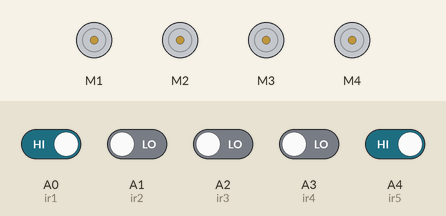
A sketch run on a simulated Arduino Uno, built with avr-gcc and run on an emulated ATmega328P. Shown: 4 × DC motor (green arrow = forward, orange = backward, longer = faster). Inputs (shaded band) come from the test bench; at power-on: A0 (ir1), A4 (ir5) HIGH, A1 (ir2), A2 (ir3), A3 (ir4) LOW.

Above: at 1.2 s.
1.3 s: A1 (ir2) driven HIGH
At 1.6 s:
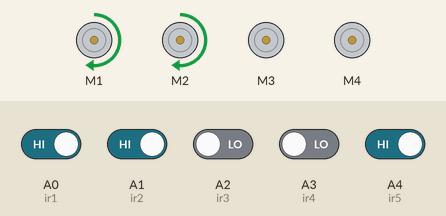
2.8 s: A3 (ir4) driven HIGH
At 4.0 s:
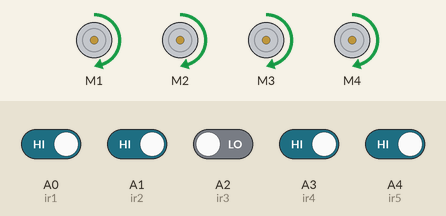
4.3 s: A1 (ir2) driven LOW
At 5.1 s:
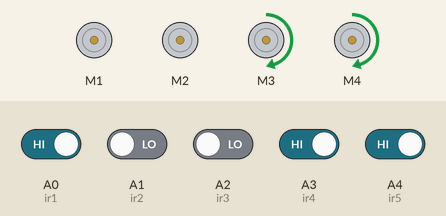
5.8 s: A0 (ir1) driven LOW
At 6.2 s:
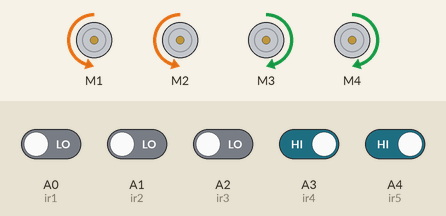
7.3 s: A0 (ir1) driven HIGH
At 8.6 s:
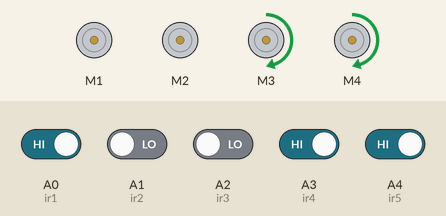
Timing chart, 0 to 9.8 s (numbered marks = the images above; inputs shaded):
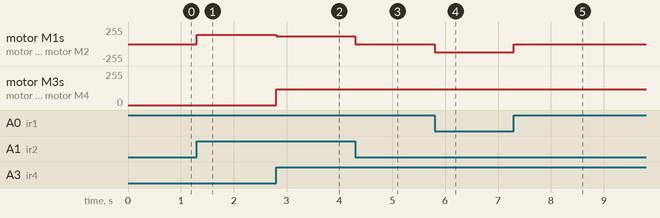

The sketch:

new_4WD_car.ino
```cpp
//ARDUINO LINE FOLLOWING CAR//
// YOU HAVE TO INSTALL THE AFMOTOR LIBRARY BEFORE UPLOAD THE CODE//
// GO TO SKETCH >> INCLUDE LIBRARY >> ADD .ZIP LIBRARY >> SELECT AF MOTOR ZIP FILE //

//including the libraries
#include <AFMotor.h>

//defining pins and variables
#define ir1 A0
#define ir2 A1
#define ir3 A2
#define ir4 A3
#define ir5 A4

//defining motors
AF_DCMotor motor1(1, MOTOR12_1KHZ);
AF_DCMotor motor2(2, MOTOR12_1KHZ);
AF_DCMotor motor3(3, MOTOR34_1KHZ);
AF_DCMotor motor4(4, MOTOR34_1KHZ);


void setup() {
  //declaring pin types
  pinMode(ir1, INPUT);
  pinMode(ir2, INPUT);
  pinMode(ir3, INPUT);
  pinMode(ir4, INPUT);
  pinMode(ir5, INPUT);
  //begin serial communication
  Serial.begin(9600);
}

int s1, s2, s3, s4, s5;
void sensorRead() {
  s1 = digitalRead(ir1);  //Left Most Sensor
  s2 = digitalRead(ir2);  //Left Sensor
  s3 = digitalRead(ir3);  //Middle Sensor
  s4 = digitalRead(ir4);  //Right Sensor
  s5 = digitalRead(ir5);  //Right Most Sensor
}

void goLeft() {
  if (s1 == 0) {
    motor1.run(BACKWARD);
    motor1.setSpeed(120);
    motor2.run(BACKWARD);
    motor2.setSpeed(120);
    motor3.run(FORWARD);
    motor3.setSpeed(120);
    motor4.run(FORWARD);
    motor4.setSpeed(120);
  } else {
  //   int m = 140 - 120;
  int m =120;
     motor1.run(FORWARD);
    motor1.setSpeed(0);
    motor2.run(FORWARD);
    motor2.setSpeed(0);
    motor3.run(FORWARD);
    motor3.setSpeed(120);
    motor4.run(FORWARD);
    motor4.setSpeed(120);
  }
}
void goRight() {
   if (s5 == 0) {
    motor1.run(FORWARD);
    motor1.setSpeed(120);
    motor2.run(FORWARD);
    motor2.setSpeed(120);
    motor3.run(BACKWARD);
    motor3.setSpeed(120);
    motor4.run(BACKWARD);
    motor4.setSpeed(120);
  } else {
    //int m = 140 - 120;
    motor1.run(FORWARD);
    motor1.setSpeed(140);
    motor2.run(FORWARD);
    motor2.setSpeed(140);
    motor3.run(FORWARD);
    motor3.setSpeed(0);
    motor4.run(FORWARD);
    motor4.setSpeed(0);
  }
}

void goForward() {
  int x = 120;
  motor1.run(FORWARD);
  motor1.setSpeed(x);
  motor2.run(FORWARD);
  motor2.setSpeed(x);
  motor3.run(FORWARD);
  motor3.setSpeed(x);
  motor4.run(FORWARD);
  motor4.setSpeed(x);
}
void goBack() {
  motor1.run(BACKWARD);
  motor1.setSpeed(140);
  motor2.run(BACKWARD);
  motor2.setSpeed(140);
  motor3.run(BACKWARD);
  motor3.setSpeed(140);
  motor4.run(BACKWARD);
  motor4.setSpeed(140);
}

void goStop() {
  motor1.run(RELEASE);
  motor1.setSpeed(0);
  motor2.run(RELEASE);
  motor2.setSpeed(0);
  motor3.run(RELEASE);
  motor3.setSpeed(0);
  motor4.run(RELEASE);
  motor4.setSpeed(0);
}

void loop() {
  sensorRead();
  //setSpeed(140);
  //if only middle sensor detects black line
  if ((s1 == 1) && (s2 == 1) && (s3 == 0) && (s4 == 1) && (s5 == 1)) {
    goForward();
  }

  //if only left sensor detects black line
  if ((s1 == 1) && (s2 == 0) && (s3 == 1) && (s4 == 1) && (s5 == 1)) {
    goLeft();
  }

  //if only left most sensor detects black line
  if ((s1 == 0) && (s2 == 1) && (s3 == 1) && (s4 == 1) && (s5 == 1)) {
    goLeft();
  }

  //if only right sensor detects black line
  if ((s1 == 1) && (s2 == 1) && (s3 == 1) && (s4 == 0) && (s5 == 1)) {
    goRight();
  }

  //if only right most sensor detects black line
  if ((s1 == 1) && (s2 == 1) && (s3 == 1) && (s4 == 1) && (s5 == 0)) {
    goRight();
  }

  //if middle and right sensor detects black line
  if ((s1 == 1) && (s2 == 1) && (s3 == 0) && (s4 == 0) && (s5 == 1)) {
    goRight();
  }

  //if middle and left sensor detects black line
  if ((s1 == 1) && (s2 == 0) && (s3 == 0) && (s4 == 1) && (s5 == 1)) {
    goLeft();
  }
  //---------------------------------------------------------------------------------------------------------------------------------------------
  //if middle, left and left most sensor detects black line
  if ((s1 == 0) && (s2 == 0) && (s3 == 0) && (s4 == 1) && (s5 == 1)) {
    goLeft();
  }

  //if middle, right and right most sensor detects black line
  if ((s1 == 1) && (s2 == 1) && (s3 == 0) && (s4 == 0) && (s5 == 0)) {
    goRight();
  }

  //if all sensors are on a black line
  if ((s1 == 0) && (s2 == 0) && (s3 == 0) && (s4 == 0) && (s5 == 0)) {
    //stop

    goLeft();
  }
  //  if ((s1 == 1) && (s2 == 1) && (s3 == 1) && (s4 == 1) && (s5 == 1)) {
  // //   //go Back
  //    goBack();
  //  }
}
```

Measured:
- after the input at 1.3 s, motor M1, motor M2: stopped → forward 140/255 at once
- after the input at 2.8 s, motor M1, motor M2: forward 140/255 → forward 120/255 at once; motor M3, motor M4: stopped → forward 120/255 at once
- after the input at 4.3 s, motor M1, motor M2: forward 120/255 → stopped at once
- after the input at 5.8 s, motor M1, motor M2: stopped → backward 120/255 at once
- after the input at 7.3 s, motor M1, motor M2: backward 120/255 → stopped at once
